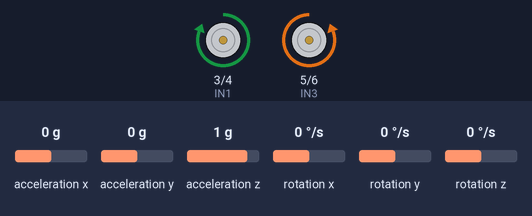
Bench run of a sketch on a simulated Arduino Uno, built with avr-gcc and run on an emulated ATmega328P. Parts: motor-driver pin pairs drawn as motors (green arrow = first pin HIGH = forward, orange = second pin HIGH = backward, longer = more drive). The test bench sets the inputs (shaded band); at power-on: acceleration x 0 g, acceleration y 0 g, acceleration z 1 g, rotation x 0 °/s, rotation y 0 °/s, rotation z 0 °/s. What the sketch prints to the serial monitor is not drawn.

Above: at 1.2 s.
1.3 s: acceleration x set to -1.4 g
4.3 s: acceleration y set to -1.4 g
Timing chart, 0 to 7.3 s (numbered marks = the images above; inputs shaded):
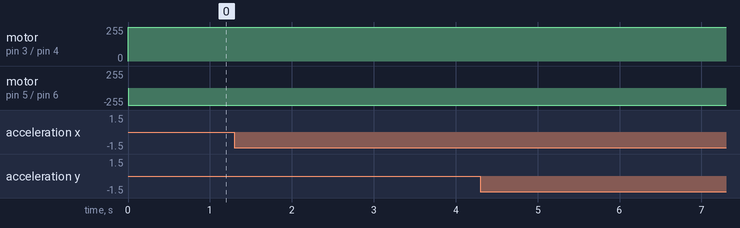

The sketch:

prog_andar_junto_com_acelerometro_usando_DigitalWrite.ino
```cpp
/*Conexões:
Conecte o pino VCC do MMA8452 ao 3.3V do Arduino.
Conecte o pino GND do MMA8452 ao GND do Arduino.
Conecte o pino SDA do MMA8452 ao pino A4 (SDA) do Arduino.
Conecte o pino SCL do MMA8452 ao pino A5 (SCL) do Arduino.
*/
#include <Wire.h>
#include <SFE_MMA8452Q.h>

MMA8452Q acelerometro(0x1C); // Endereço I2C padrão do MMA8452

int IN1 = 3;
int IN2 = 4;
int IN3 = 5;
int IN4 = 6;

void setup() {
 pinMode(IN1, OUTPUT);
 pinMode(IN2, OUTPUT);
 pinMode(IN3, OUTPUT);
 pinMode(IN4, OUTPUT);

#define pinspeed_R 3
#define pinspeed_L 5
#define DigitalSE 3
#define DigitalSD 5

    Serial.begin(9600);
    Serial.println("Teste de comunicação MMA8452");
    acelerometro.init();
}

void loop() {
  virar_direita_90_graus();

    if (acelerometro.available()) {
        acelerometro.read();
        printCalculatedAccels();
        printOrientation();
        Serial.println();
    }
}
void parar(){
  digitalWrite(IN1, LOW); //usar digitalwrite (high low etc...)
  digitalWrite(IN2, LOW);
  digitalWrite(IN3, LOW);
  digitalWrite(IN4, LOW);
}
void andar_para_frente(){
 digitalWrite(IN1, HIGH); //lado esquerdo
 digitalWrite(IN2, LOW);
 digitalWrite(IN3, HIGH); //lado direito
 digitalWrite(IN4, LOW);
}
void andar_para_tras(){
  digitalWrite(IN1, LOW);
  digitalWrite(IN2, HIGH);
  digitalWrite(IN3, LOW);
  digitalWrite(IN4, HIGH);
}
void virar_para_esquerda(){
  digitalWrite(IN1, LOW);
  digitalWrite(IN2, HIGH);
  digitalWrite(IN3, HIGH);
  digitalWrite(IN4, LOW);
}
void virar_para_direita(){
  digitalWrite(IN1, HIGH);
  digitalWrite(IN2, LOW);
  digitalWrite(IN3, LOW);
  digitalWrite(IN4, HIGH);
}
void virar_esquerda_90_graus(){
  digitalWrite(IN1, LOW);
  digitalWrite(IN2, HIGH);;
  digitalWrite(IN3, HIGH);
  digitalWrite(IN4, LOW);
  delay(300);
  parar();
}
void virar_direita_90_graus(){
  digitalWrite(IN1, HIGH);
  digitalWrite(IN2, LOW);
  digitalWrite(IN3, LOW);
  digitalWrite(IN4, HIGH);
  delay(300);
  digitalWrite(IN1, LOW);
  digitalWrite(IN2, LOW);
  digitalWrite(IN3, LOW);
  digitalWrite(IN4, LOW); // ou usar parar();
}
void printCalculatedAccels() {
    Serial.print("X: ");
    Serial.print(acelerometro.cx, 1); // Exibe com 1 casa decimal
    Serial.print("\tY: ");
    Serial.print(acelerometro.cy, 1); // Exibe com 1 casa decimal
    Serial.print("\tZ: ");
    Serial.print(acelerometro.cz, 1); // Exibe com 1 casa decimal
}

void printOrientation() {
    byte pl = acelerometro.readPL();
    switch (pl) {
        case PORTRAIT_U:
            Serial.print("\tOrientação: Retrato Para Cima");
            break;
        case PORTRAIT_D:
            Serial.print("\tOrientação: Retrato Para Baixo");
            break;
        case LANDSCAPE_R:
            Serial.print("\tOrientação: Paisagem Direita");
            break;
        case LANDSCAPE_L:
            Serial.print("\tOrientação: Paisagem Esquerda");
            break;
        case LOCKOUT:
            Serial.print("\tOrientação: Plano");
            break;
    }
}
```
